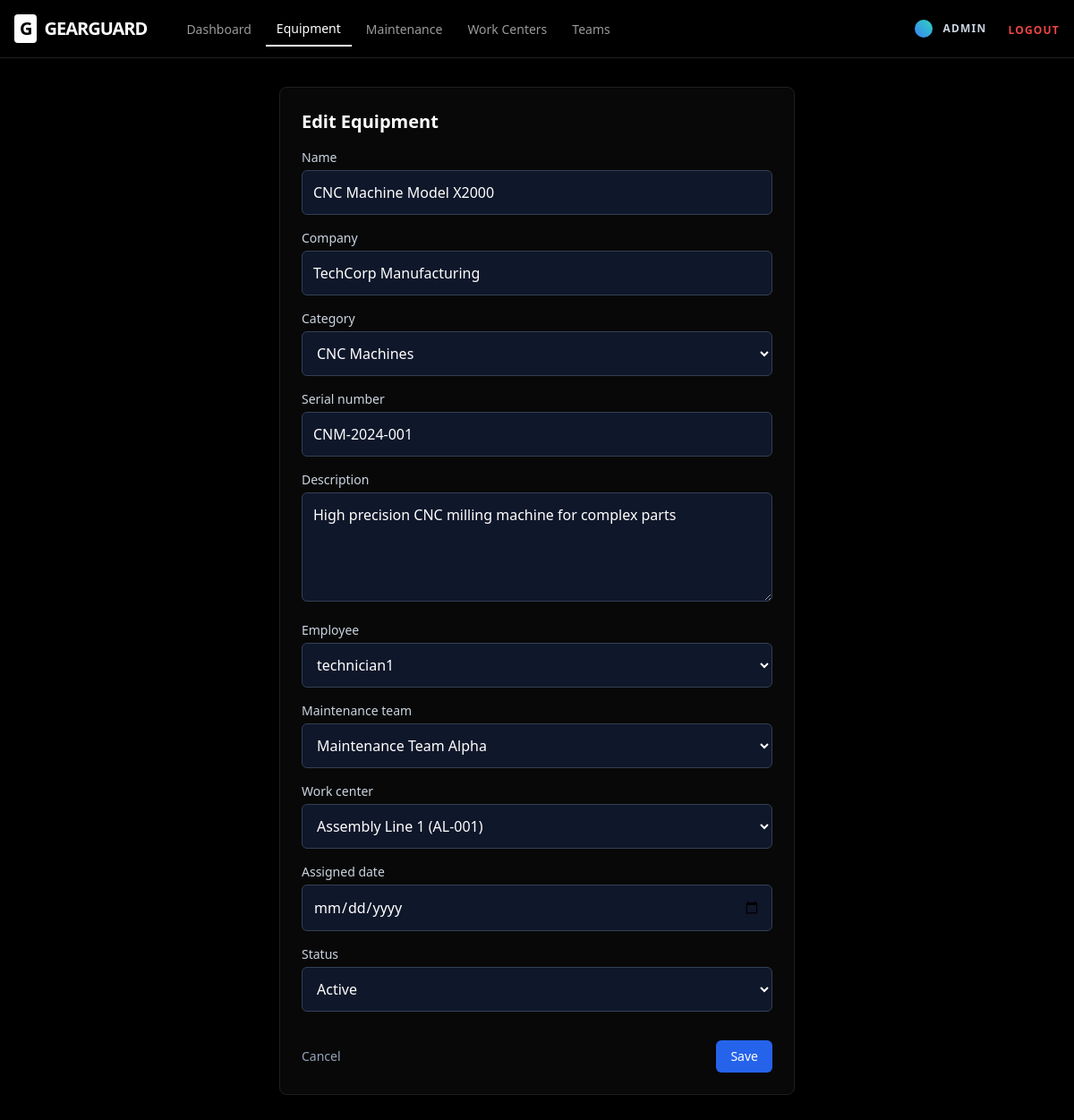
/equipment/1/edit/ (signed in), run on the app's committed database.
### equipment/models.py (models this page shows, shortened)
class Equipment(models.Model):
    name = models.CharField(max_length=200)
    category = models.ForeignKey(EquipmentCategory, on_delete=models.SET_NULL, null=True, blank=True)
    serial_number = models.CharField(max_length=200, blank=True)
    description = models.TextField(blank=True)
    company = models.CharField(max_length=200, blank=True, null=True)
    employee = models.ForeignKey(User, related_name='used_equipment', on_delete=models.SET_NULL, null=True, blank=True)
    maintenance_team = models.ForeignKey('teams.Team', on_delete=models.SET_NULL, null=True, blank=True)
    work_center = models.ForeignKey('teams.WorkCenter', on_delete=models.SET_NULL, null=True, blank=True)
    assigned_date = models.DateField(null=True, blank=True)
    scrap_date = models.DateField(null=True, blank=True)
    created_at = models.DateTimeField(auto_now_add=True)
    STATUS_CHOICES = [
        ('active', 'Active'),
        ('under_maintenance', 'Under Maintenance'),
        ('scrapped', 'Scrapped'),
    ]
    status = models.CharField(max_length=20, choices=STATUS_CHOICES, default='active')

### equipment/views.py (the view)
# urls.py: path('<int:pk>/edit/', views.equipment_edit, name='equipment_edit'),  # New route for editing equipment
@login_required
def equipment_edit(request, pk):
	equipment = get_object_or_404(Equipment, pk=pk)
	if request.method == 'POST':
		form = EquipmentForm(request.POST, instance=equipment)
		if form.is_valid():
			form.save()
			messages.success(request, 'Equipment updated successfully.')
			return redirect('equipment:equipment_list')
		else:
			for field, errors in form.errors.items():
				for error in errors:
					messages.error(request, f'{field}: {error}')
	else:
		form = EquipmentForm(instance=equipment)
	return render(request, 'equipment/equipment_form.html', {'form': form, 'title': 'Edit Equipment'})

### equipment/models.py (called while the page is built)
    def __str__(self):
        return self.name

### teams/models.py (called while the page is built)
    def __str__(self):
        return f"{self.name} ({self.code})" if self.code else self.name

    def __str__(self):
        return self.name

### templates/equipment/equipment_form.html (shortened to what this page needs)
{% extends "base.html" %}
{% block content %}
<div class="max-w-xl mx-auto bg-card border border-border rounded-lg p-6">
    <h2 class="text-xl font-bold text-white mb-4">
        {{ title }}
    </h2>
    <form method="post" class="space-y-4">
        {% for field in form %}
        <div>
            <label class="block text-sm font-medium text-slate-300 mb-1">
                {{ field.label }}
            </label>
            {{ field }}
        </div>
        {% endfor %}
        <div class="flex justify-between items-center pt-4">
            <a href="{% url 'equipment:equipment_list' %}" class="text-sm text-slate-400 hover:text-slate-300">
                Cancel
            </a>
            <button type="submit"
                class="bg-blue-600 hover:bg-blue-700 text-white px-4 py-2 rounded-md text-sm font-medium">
                Save
            </button>
        </div>
    </form>
</div>
{% endblock %}

### templates/base.html (shortened to what this page needs)
{% load static %}
<!doctype html>
<html lang="en">
<head>
  <script src="https://cdn.tailwindcss.com"></script>
</head>
<body class="bg-black text-white selection:bg-blue-500/30">
  <header class="app-header">
    <div class="max-w-7xl mx-auto px-4 h-16 flex items-center justify-between">
      <div class="flex items-center gap-8 h-16">
        <h1 class="text-xl font-black tracking-tighter flex items-center gap-2">
          <span class="bg-white text-black px-1.5 py-0.5 rounded">G</span>
          GEARGUARD
        </h1>
        {% if user.is_authenticated %}
        <nav class="hidden md:flex items-center gap-1 h-16">
          <a href="/" class="nav-link {% if request.path == '/' %}active{% endif %}">Dashboard</a>
          <a href="/equipment/" class="nav-link {% if '/equipment/' in request.path %}active{% endif %}">Equipment</a>
          <a href="/maintenance/" class="nav-link {% if '/maintenance/' in request.path %}active{% endif %}">
            Maintenance
          </a>
          <a href="{% url 'teams:workcenter_list' %}"
            class="nav-link {% if '/teams/workcenters/' in request.path %}active{% endif %}">
            Work Centers
          </a>
          <a href="{% url 'teams:team_list' %}"
            class="nav-link {% if '/teams/' in request.path and '/workcenters/' not in request.path %}active{% endif %}">
            Teams
          </a>
        </nav>
        {% endif %}
      </div>
      <div class="flex items-center gap-6 h-16">
        {% if user.is_authenticated %}
        <div class="flex items-center gap-3">
          <div class="w-5 h-5 bg-gradient-to-tr from-blue-500 to-teal-400 rounded-full"></div>
          <a href="{% url 'accounts:profile' %}"
            class="text-xs font-bold text-slate-300 uppercase tracking-widest hover:text-white">
            {{ user.username }}
          </a>
        </div>
        <form method="post" action="{% url 'accounts:logout' %}">
          <button type="submit" class="text-xs font-bold text-red-500 uppercase tracking-widest hover:text-red-400">
            Logout
          </button>
        </form>
        {% endif %}
      </div>
    </div>
  </header>
  <main class="max-w-7xl mx-auto px-4 py-8">
    {% block content %}{% endblock %}
  </main>
</body>
</html>

### templates/base.html (style rules this page uses)
.app-header { border-bottom: 1px solid hsl(0, 0%, 12%); background: rgba(0, 0, 0, 0.6); backdrop-filter: blur(12px); position: sticky; top: 0; z-index: 50; }
.nav-link { font-size: 0.875rem; font-weight: 500; color: hsl(0, 0%, 60%); padding: 0.5rem 0.75rem; transition: color 0.2s; }
.nav-link.active { color: white; border-bottom: 2px solid white; }

### data on the page
Equipment: form "CNC Machine Model X2000" "TechCorp Manufacturing" "CNC Machines" "CNM-2024-001" "High precision CNC milling machine for complex parts" "technician1" "Maintenance Team Alpha" "Assembly Line 1 (AL-001)" "Active"

### other printed values
{{ user.username }} "ADMIN"
{{ title }} "Edit Equipment"
{{ field.label }} "Name" "Company" "Category" "Serial number" "Description" "Employee" "Maintenance team" "Work center" "Assigned date" "Status"
